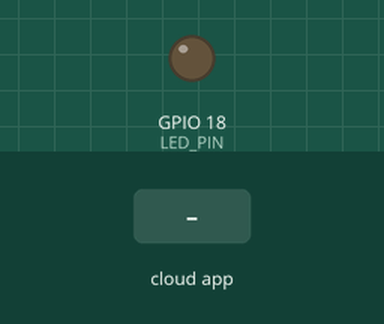
This sketch was run on a simulated ESP32. Parts: output pins drawn as LEDs (lit = HIGH). Inputs (shaded band) come from the test bench. WiFi joins after 1.5 s; servers stay silent unless stated; the Firebase database answers and starts empty; what the sketch prints to the serial monitor is not drawn.

Above: at 2.7 s.
2.8 s: the phone or cloud app sets state to 1
At 3.3 s:
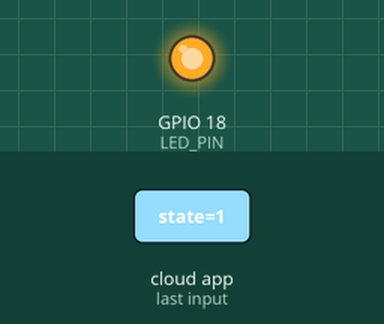
4.3 s: the phone or cloud app sets state to 0
At 6.2 s:
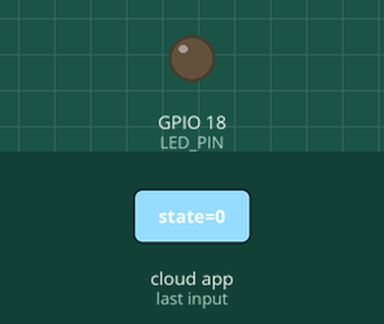
Timing chart, 0 to 7.7 s (numbered marks = the images above; inputs shaded):
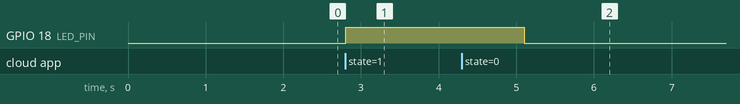

Measured:
- after the input at 2.8 s, GPIO 18 (LED_PIN): LOW → HIGH at once
- after the input at 4.3 s, GPIO 18 (LED_PIN): HIGH → LOW after 0.80 s

The sketch:

ControlGPIOs.ino
```cpp
#include <WiFi.h>
#include <FirebaseESP32.h>

// Provide the token generation process info.
#include <addons/TokenHelper.h>

// Provide the RTDB payload printing info and other helper functions.
#include <addons/RTDBHelper.h>

#define WIFI_SSID "your_SSID"
#define WIFI_PASSWORD "your_PASSWORD"

#define API_KEY "your_API_KEY"

#define DATABASE_URL "your_DATABASE_URL"

#define USER_EMAIL "AUTHENTICATION_EMAIL"
#define USER_PASSWORD "AUTHENTICATION_PASSWORD"

#define LED_PIN 18

FirebaseData fbdo;
FirebaseAuth auth;
FirebaseConfig config;

void setup() {
  // put your setup code here, to run once:
  pinMode(LED_PIN,OUTPUT);
  Serial.begin(115200);
  WiFi.begin(WIFI_SSID,WIFI_PASSWORD);
  Serial.print("Connecting to Wifi.");
  while(WiFi.status() != WL_CONNECTED){
    delay(300);
    Serial.print(".");
  }
  Serial.println();
  Serial.print("Connected with IP: ");
  Serial.println(WiFi.localIP());

  /* Assign the api key (required) */
  config.api_key = API_KEY;

  /* Assign the user sign in credentials */
  auth.user.email = USER_EMAIL;
  auth.user.password = USER_PASSWORD;

  /* Assign the RTDB URL (required) */
  config.database_url = DATABASE_URL;

   /* Assign the callback function for the long running token generation task */
  config.token_status_callback = tokenStatusCallback; // see addons/TokenHelper.h


  // Comment or pass false value when WiFi reconnection will control by your code or third party library e.g. WiFiManager
  Firebase.reconnectNetwork(true);

  // Since v4.4.x, BearSSL engine was used, the SSL buffer need to be set.
  // Large data transmission may require larger RX buffer, otherwise connection issue or data read time out can be occurred.
  fbdo.setBSSLBufferSize(4096 /* Rx buffer size in bytes from 512 - 16384 */, 1024 /* Tx buffer size in bytes from 512 - 16384 */);

  // Limit the size of response payload to be collected in FirebaseData
  fbdo.setResponseSize(2048);

  Firebase.begin(&config, &auth);

  Firebase.setDoubleDigits(5);

  config.timeout.serverResponse = 10 * 1000;
}

void loop() {
  // put your main code here, to run repeatedly:
  if (Firebase.getBool(fbdo, "/led/state")) {
    if (fbdo.dataType() == "boolean") {
      bool ledState = fbdo.boolData();
      digitalWrite(LED_PIN, ledState ? HIGH : LOW);
      Serial.println(ledState ? "LED ON" : "LED OFF");
    }
  } else {
    Serial.print("Firebase get failed: ");
    Serial.println(fbdo.errorReason());
  }

  delay(1000); // check every second)
}
```
